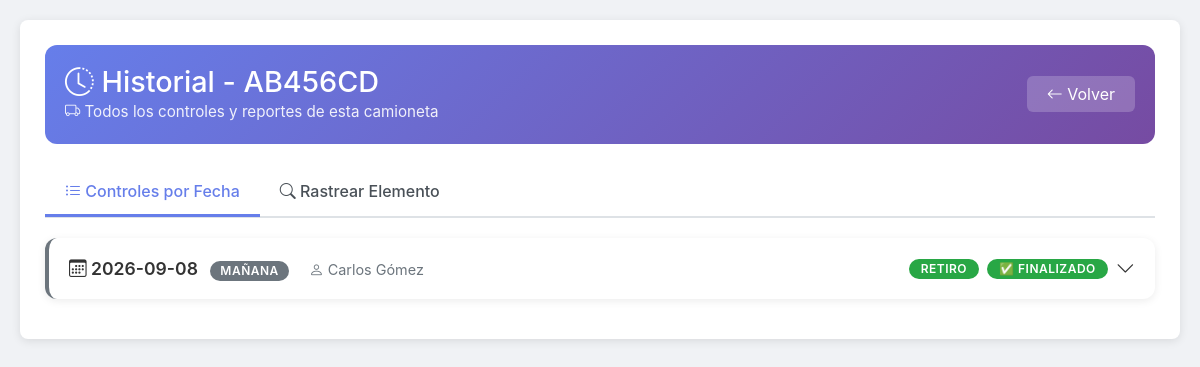
/historial-camioneta/AB456CD (signed in), run on the app's committed database.
### tables this page shows
CREATE TABLE camionetas (
            id INTEGER PRIMARY KEY AUTOINCREMENT,
            patente TEXT UNIQUE NOT NULL,
            activa INTEGER DEFAULT 1
        );

CREATE TABLE controles_tecnicos (
            id INTEGER PRIMARY KEY AUTOINCREMENT,
            asignacion_id INTEGER NOT NULL,
            fecha TEXT NOT NULL,
            jornada TEXT NOT NULL,  -- 'mañana' o 'tarde'
            tipo_control TEXT NOT NULL,  -- 'RETIRO' o 'DEVOLUCION'
            finalizado INTEGER DEFAULT 0,
            fecha_hora_inicio TEXT NOT NULL,
            fecha_hora_fin TEXT,
            FOREIGN KEY (asignacion_id) REFERENCES asignaciones(id)
        );

### app.py (the view)
@app.route('/historial-camioneta/<string:patente>')
def historial_camioneta(patente):
    if 'usuario_id' not in session or session.get('rol') not in ['admin', 'jefe']:
        return redirect(url_for('login'))
    conexion = get_db()
    camioneta = conexion.execute('''
        SELECT id, patente FROM camionetas WHERE patente = ? AND activa = 1
    ''', (patente,)).fetchone()
    if not camioneta:
        conexion.close()
        return redirect(url_for('admin', error='Camioneta no encontrada'))
    controles = conexion.execute('''
        SELECT DISTINCT
            ct.fecha,
            ct.jornada,
            ct.tipo_control,
            ct.fecha_hora_inicio,
            ct.fecha_hora_fin,
            ct.finalizado,
            u.nombre as tecnico_nombre
        FROM controles_tecnicos ct
        JOIN asignaciones a ON ct.asignacion_id = a.id
        JOIN usuarios u ON a.tecnico_id = u.id
        WHERE a.camioneta_id = ?
        ORDER BY ct.fecha DESC, ct.fecha_hora_inicio DESC
    ''', (camioneta['id'],)).fetchall()
    historial_detallado = []
    for control in controles:
        elementos = conexion.execute('''
            SELECT
                ic.elemento,
                ic.categoria,
                ic.estado,
                ic.observacion,
                ic.fecha_hora,
                r.entregado_por,
                r.recibido_por,
                r.fecha_entrega
            FROM items_control_tecnico ic
            LEFT JOIN reportes r ON r.elemento = ic.elemento
                AND r.control_id = (
                    SELECT id FROM controles
                    WHERE asignacion_id = (
                        SELECT id FROM asignaciones
                        WHERE camioneta_id = ? AND fecha = ? AND jornada = ?
                    )
                )
            WHERE ic.control_tecnico_id IN (
                SELECT id FROM controles_tecnicos
                WHERE asignacion_id IN (
                    SELECT id FROM asignaciones WHERE camioneta_id = ?
                )
                AND fecha = ? AND jornada = ? AND tipo_control = ?
            )
        ''', (camioneta['id'], control['fecha'], control['jornada'],
              camioneta['id'], control['fecha'], control['jornada'], control['tipo_control'])).fetchall()
        historial_detallado.append({
            'control': dict(control),
            'elementos': [dict(e) for e in elementos]
        })
    historial_elementos = conexion.execute('''
    SELECT
        r.elemento,
        r.estado,
        r.descripcion,
        r.fecha_hora,
        r.fecha_resolucion,
        r.resuelto_por,
        r.comentario_resolucion,
        r.entregado_por,
        r.recibido_por,
        r.fecha_entrega,
        c.patente,
        u.nombre as tecnico_nombre,
        r.tipo as tipo_control
    FROM reportes r
    JOIN controles co ON r.control_id = co.id
    JOIN asignaciones a ON co.asignacion_id = a.id
    JOIN camionetas c ON a.camioneta_id = c.id
    JOIN usuarios u ON a.tecnico_id = u.id
    WHERE c.patente = ?
    ORDER BY r.elemento, r.fecha_hora DESC
''', (patente,)).fetchall()
    historial_por_elemento = {}
    for item in historial_elementos:
        elemento = item['elemento']
        if elemento not in historial_por_elemento:
            historial_por_elemento[elemento] = []
        historial_por_elemento[elemento].append(dict(item))
    conexion.close()
    return render_template('historial_camioneta.html',
                         patente=patente,
                         historial_detallado=historial_detallado,
                         historial_por_elemento=historial_por_elemento)

### app.py (called while the page is built)
@app.before_request
def limpiar_redirecciones():
    if 'usuario_id' in session:
        rol = session.get('rol')
        if rol == 'admin' and request.path == '/tecnico':
            return redirect(url_for('admin'))
        if rol == 'jefe' and request.path in ['/tecnico', '/admin']:
            return redirect(url_for('jefe'))
        if rol == 'tecnico' and request.path in ['/admin', '/jefe']:
            return redirect(url_for('tecnico'))

def conectar_db():
    return sqlite3.connect(str(DATABASE))

def get_db():
    conexion = conectar_db()
    conexion.row_factory = sqlite3.Row
    return conexion

### templates/historial_camioneta.html (shortened to what this page needs)
<!DOCTYPE html>
<html lang="es">
<head>
    <link href="https://cdn.jsdelivr.net/npm/bootstrap@5.1.3/dist/css/bootstrap.min.css" rel="stylesheet">
    <link rel="stylesheet" href="https://cdn.jsdelivr.net/npm/bootstrap-icons@1.8.1/font/bootstrap-icons.css">
    <link rel="stylesheet" href="{{ url_for('static', filename='css/style.css') }}">
</head>
<body>
    <div class="historial-container container">
        <div class="historial-header d-flex justify-content-between align-items-center">
            <div>
                <h1><i class="bi bi-clock-history"></i> Historial - {{ patente }}</h1>
                <div class="subtitle">
                    <i class="bi bi-truck"></i> Todos los controles y reportes de esta camioneta
                </div>
            </div>
            <div>
                <a href="{{ url_for('admin') }}" class="btn-volver-historial">
                    <i class="bi bi-arrow-left"></i> Volver
                </a>
            </div>
        </div>
        <ul class="nav nav-tabs nav-tabs-historial" id="historialTabs" role="tablist">
            <li class="nav-item" role="presentation">
                <button class="nav-link active" id="controles-tab" data-bs-toggle="tab" data-bs-target="#controles" type="button" role="tab">
                    <i class="bi bi-list-ul"></i> Controles por Fecha
                </button>
            </li>
            <li class="nav-item" role="presentation">
                <button class="nav-link" id="elementos-tab" data-bs-toggle="tab" data-bs-target="#elementos" type="button" role="tab">
                    <i class="bi bi-search"></i> Rastrear Elemento
                </button>
            </li>
        </ul>
        <div class="tab-content mt-3">
            <div class="tab-pane fade show active" id="controles" role="tabpanel">
                {% if historial_detallado %}
                    {% for item in historial_detallado %}
                        {% set control = item.control %}
                        <div class="fecha-card" onclick="toggleDetalle(this)">
                            <div class="d-flex justify-content-between align-items-center flex-wrap">
                                <div>
                                    <span class="fecha-texto">
                                        <i class="bi bi-calendar3"></i>
                                        {{ control.fecha }}
                                        <span class="badge bg-secondary ms-2">{{ control.jornada|title }}</span>
                                    </span>
                                    <span class="tecnico-nombre ms-3">
                                        <i class="bi bi-person"></i> {{ control.tecnico_nombre }}
                                    </span>
                                </div>
                                <div class="d-flex align-items-center gap-2">
                                    <span class="badge badge-tipo {% if control.tipo_control == 'RETIRO' %}badge-retiro{% else %}badge-devolucion{% endif %}">
                                        {{ control.tipo_control|title }}
                                    </span>
                                    <span class="badge badge-tipo {% if control.finalizado %}badge-finalizado{% else %}badge-pendiente{% endif %}">
                                        {% if control.finalizado %}✅ Finalizado{% else %}⏳ Pendiente{% endif %}
                                    </span>
                                    <i class="bi bi-chevron-down toggle-icon"></i>
                                </div>
                            </div>
                        </div>
                    {% endfor %}
                {% else %}
                    <div class="alert alert-info">
                        <i class="bi bi-info-circle"></i> No hay controles registrados para esta camioneta.
                    </div>
                {% endif %}
            </div>
        </div>
    </div>
</body>
</html>

### static/css/style.css (style rules this page uses)
* { margin: 0; padding: 0; box-sizing: border-box; }
body { font-family: -apple-system, BlinkMacSystemFont, 'Segoe UI', Roboto, Oxygen, Ubuntu, sans-serif; background-color: #f0f2f5; color: #333; line-height: 1.6; padding: 20px; min-height: 100vh; }
.container { max-width: 1200px; margin: 0 auto; background: white; padding: 25px; border-radius: 8px; box-shadow: 0 2px 10px rgba(0,0,0,0.1); }
.badge { display: inline-block; padding: 4px 10px; border-radius: 20px; font-size: 12px; font-weight: 600; text-transform: uppercase; letter-spacing: 0.5px; }
.flex-wrap { flex-wrap: wrap; }
.historial-container { max-width: 1200px; margin: 0 auto; }
.historial-header { background: linear-gradient(135deg, #667eea 0%, #764ba2 100%); color: white; padding: 20px; border-radius: 12px; margin-bottom: 25px; }
.historial-header h1 { margin: 0; font-size: 1.8rem; }
.historial-header .subtitle { opacity: 0.9; font-size: 0.95rem; }
.btn-volver-historial { background: rgba(255,255,255,0.2); color: white; border: none; padding: 8px 20px; border-radius: 6px; text-decoration: none; transition: background 0.2s; }
.nav-tabs-historial { border-bottom: 2px solid #dee2e6; margin-bottom: 20px; }
.nav-tabs-historial .nav-link { color: #495057; font-weight: 500; border: none; padding: 10px 20px; border-bottom: 3px solid transparent; transition: all 0.2s; }
.nav-tabs-historial .nav-link.active { color: #667eea; border-bottom-color: #667eea; background: transparent; }
.fecha-card { background: white; border-radius: 12px; padding: 15px 20px; margin-bottom: 15px; box-shadow: 0 2px 8px rgba(0,0,0,0.08); cursor: pointer; transition: all 0.2s ease; border-left: 4px solid #6c757d; }
.fecha-card .fecha-texto { font-weight: 600; font-size: 1.1rem; color: #333; }
.fecha-card .tecnico-nombre { color: #6c757d; font-size: 0.9rem; }
.fecha-card .badge-tipo { font-size: 0.75rem; padding: 4px 12px; }
.fecha-card .badge-retiro { background: #28a745; color: white; }
.fecha-card .badge-finalizado { background: #28a745; color: white; }
.fecha-card .toggle-icon { transition: transform 0.3s ease; font-size: 1.2rem; }

### data on the page
camionetas: patente "AB456CD"
controles_tecnicos: fecha "2026-09-08", jornada "MAÑANA", tecnico_nombre "Carlos Gómez", tipo_control "RETIRO"
